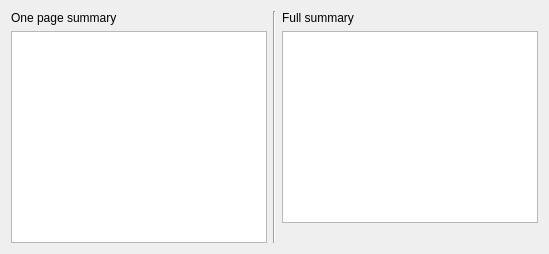
                <widget class="QWidget" name="tabSummaryPage4">
                 <layout class="QHBoxLayout" name="horizontalLayout_8">
                  <item>
                   <layout class="QVBoxLayout" name="verticalLayout_7">
                    <item>
                     <widget class="QLabel" name="label_23">
                      <property name="text">
                       <string>One page summary</string>
                      </property>
                     </widget>
                    </item>
                    <item>
                     <widget class="MDEditCompleter" name="txtSummaryPage_2">
                      <property name="readOnly">
                       <bool>true</bool>
                      </property>
                     </widget>
                    </item>
                   </layout>
                  </item>
                  <item>
                   <widget class="Line" name="line_3">
                    <property name="orientation">
                     <enum>Qt::Vertical</enum>
                    </property>
                   </widget>
                  </item>
                  <item>
                   <layout class="QVBoxLayout" name="verticalLayout_4">
                    <item>
                     <widget class="QLabel" name="label_20">
                      <property name="text">
                       <string>Full summary</string>
                      </property>
                     </widget>
                    </item>
                    <item>
                     <widget class="MDEditCompleter" name="txtSummaryFull"/>
                    </item>
                    <item>
                     <widget class="QLabel" name="lblSummaryWCFull">
                      <property name="text">
                       <string/>
                      </property>
                     </widget>
                    </item>
                   </layout>
                  </item>
                 </layout>
                </widget>
